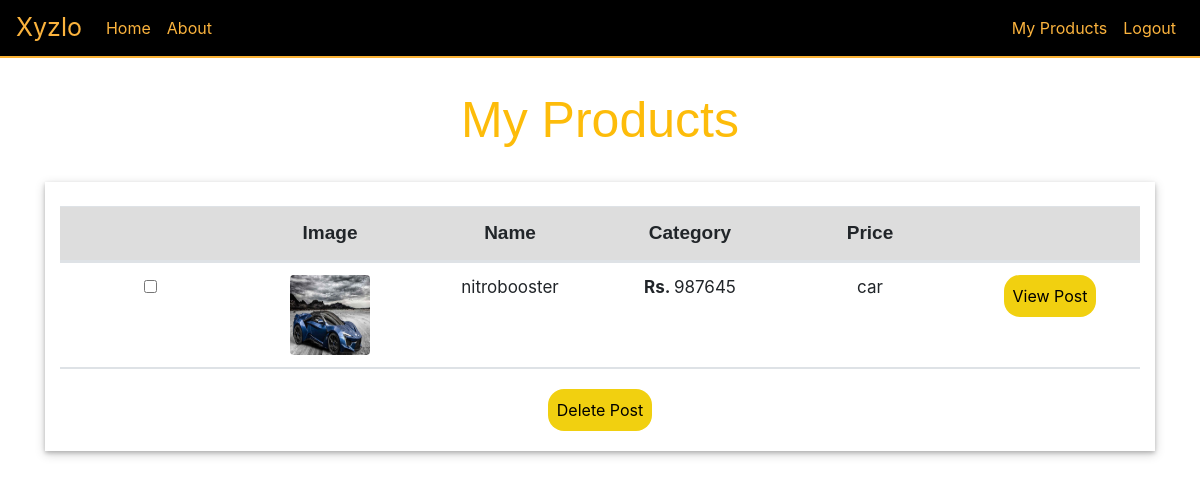
The page /userpost/ (signed in) on the database as committed earlier.
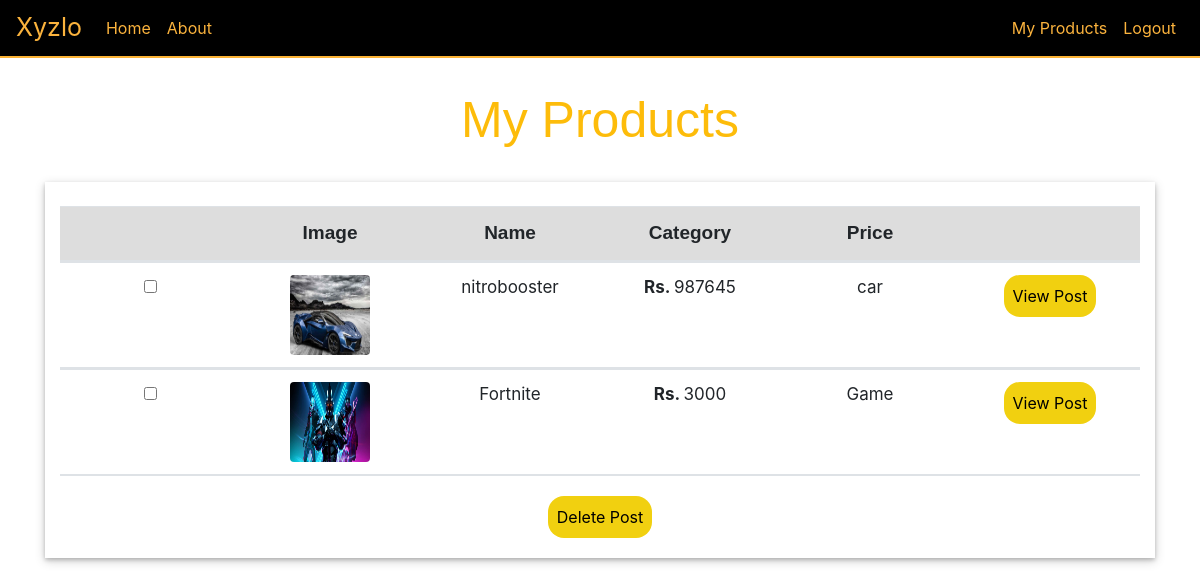
The same page on the database as committed later.
### User/models.py (models this page shows, shortened)
class Product(models.Model):
    pro_email = models.EmailField(verbose_name="email", max_length=60,null=True)
    productOnwer_name = models.CharField(verbose_name="name", max_length=70,null=True)
    productOnwer_address = models.CharField(verbose_name="address", max_length=200,null=True)
    productOnwer_bdate = models.DateField(verbose_name="Birthdate",null=True)
    productOnwer_pnumber = PhoneNumberField(null=True)
    product_id = models.UUIDField(primary_key=True, default=uuid.uuid4, editable=False ,unique=True)
    product_image = models.ImageField(blank=True,null=True)
    product_name = models.CharField(verbose_name="product_name", max_length=70)
    product_price = models.IntegerField(verbose_name="product_price")
    product_description = models.CharField(verbose_name="product_deascription", max_length=500)
    product_category = models.CharField(verbose_name="product_category", max_length=70)
    product_location = models.CharField(verbose_name="product_location", max_length=500)

### User/views.py (the view)
# urls.py: path('userpost/',views.userpost ,name="userpost"),
def userpost(request):
    products = Product.objects.filter(pro_email=request.user.email)
    parameter = {'product':products}
    return render(request, "userpost.html",parameter)

### User/templates/userpost.html (shortened to what this page needs)
{% extends 'base.html' %}
{% block content %}
<div class="container">
<h1 class="text-center post-title">My Products</h1>
<div class="container-fluid post-table">
  <table class="table">
    <thead>
      <tr class="d-flex">
    <th class="col-2 text-center"></th>
<th class="col-2 text-center">Image</th>
  <th class="col-2 text-center">Name</th>
  <th class="col-2 text-center">Category</th>
  <th class="col-2 text-center">Price</th>
  <th class="col-2 text-center"></th>
  </tr>
  </thead>
<form action="deletepostmutiple/" method="POST" autocomplete="off">
  {% if product %}
{% for i in product %}
<tbody>
    <tr class="d-flex">
      <td class="col-2 text-center text-td">
        <input type="checkbox" name="checkbox" id="option{{i.product_id}}" value="{{i.product_id}}">
      </td>
    <td class="col-2 text-center">
        <img src="/media/{{i.product_image}}" class="rounded" alt="Image not found" style="height: 5rem;width: 5rem;">
    </td>
      <td class="col-2 text-center text-td">
        {{i.product_name}}
      </td>
      <td class="col-2 text-center text-td">
        <b>Rs. </b>{{i.product_price}}
      </td>
      <td class="col-2 text-center text-td">
        {{i.product_category}}
      </td>
      <td class="col-2 text-center">
        <a class="btn view-btn" href="{% url 'productDetails' product_id=i.product_id %}">View Post</a>
      </td>
      </tr>
      </tbody>
{% endfor %}
<br>
<tr>
<td class="form-group text-center col-12">
  <button type="submit" class="btn dlt-btn">Delete Post</button>
</td>
    </tr>
    {% endif %}
</form>
</table>
</div>
</div>
{% endblock content %}

### User/templates/base.html (shortened to what this page needs)
{% load static %}
<!doctype html>
<html lang="en">
  <head>
    <link rel="stylesheet" href="https://cdnjs.cloudflare.com/ajax/libs/font-awesome/4.7.0/css/font-awesome.min.css">
    <link rel="stylesheet" href="https://stackpath.bootstrapcdn.com/bootstrap/4.1.3/css/bootstrap.min.css">
    <link rel="stylesheet" type="text/css" href="{% static 'css/styles.css' %}">
  </head>
  <body>
    <nav class="navbar navbar-expand-lg navbar-dark bg-dark sticky-top" id="navbar1">
      <a class="navbar-brand" id="nav-name" href="{% url 'home' %}">Xyzlo</a>
      {% if user.is_authenticated %}
      <div class="collapse navbar-collapse" id="navbarSupportedContent">
        <ul class="navbar-nav mr-auto">
          <li class="nav-item active">
            <a class="nav-link" href="{% url 'home' %}">Home <span class="sr-only">(current)</span></a>
          </li>
          <li class="nav-item active">
            <a class="nav-link" href="{% url 'about' %}">About</a>
          </li>
        </ul>
        <ul class="navbar-nav ml-auto">
          <li class="nav-item active">
            <a class="nav-link" href="{% url 'userpost' %}">My Products</a>
          </li>
          <li class="nav-item active">
            <a class="nav-link" href="{% url 'handlelogout' %}">Logout</a>
          </li>
        </ul>
      </div>
        {% endif %}
      </nav>
    {% block content %}
    {% endblock content %}
    </body>
</html>

### User/static/css/styles.css (style rules this page uses)
#navbar1 { background-color: black !important; border-bottom: 2px solid #fbb335; }
#nav-name { font-size: 25px; padding: 0; }
#navbar1 a { color: #fbb33d; }
a:link { text-decoration: none; }
.post-title { font-family: Arial, Helvetica, sans-serif; font-size: 50px; margin-top: 4vh; color:rgb(253, 188, 10); }
.post-table { margin-top: 4vh; box-shadow: 0 2px 4px 0 rgba(0, 0, 0, 0.2), 0 3px 10px 0 rgba(0, 0, 0, 0.19); }
.post-table thead { background-color: rgb(221, 221, 221); }
.post-table th { font-family: Arial, Helvetica, sans-serif; font-size: 19px; }
.post-table td { font-size: 17px; }
.view-btn, .dlt-btn { padding: 1vh; background-color: rgb(241, 208, 16); border-radius: 2vh; color: black; }
.dlt-btn { margin: 1vh 0; }

Rows that differ between the two databases and show on the page:
added Product: product_image (picture), product_name "Fortnite", product_price "3000", product_category "Game"
